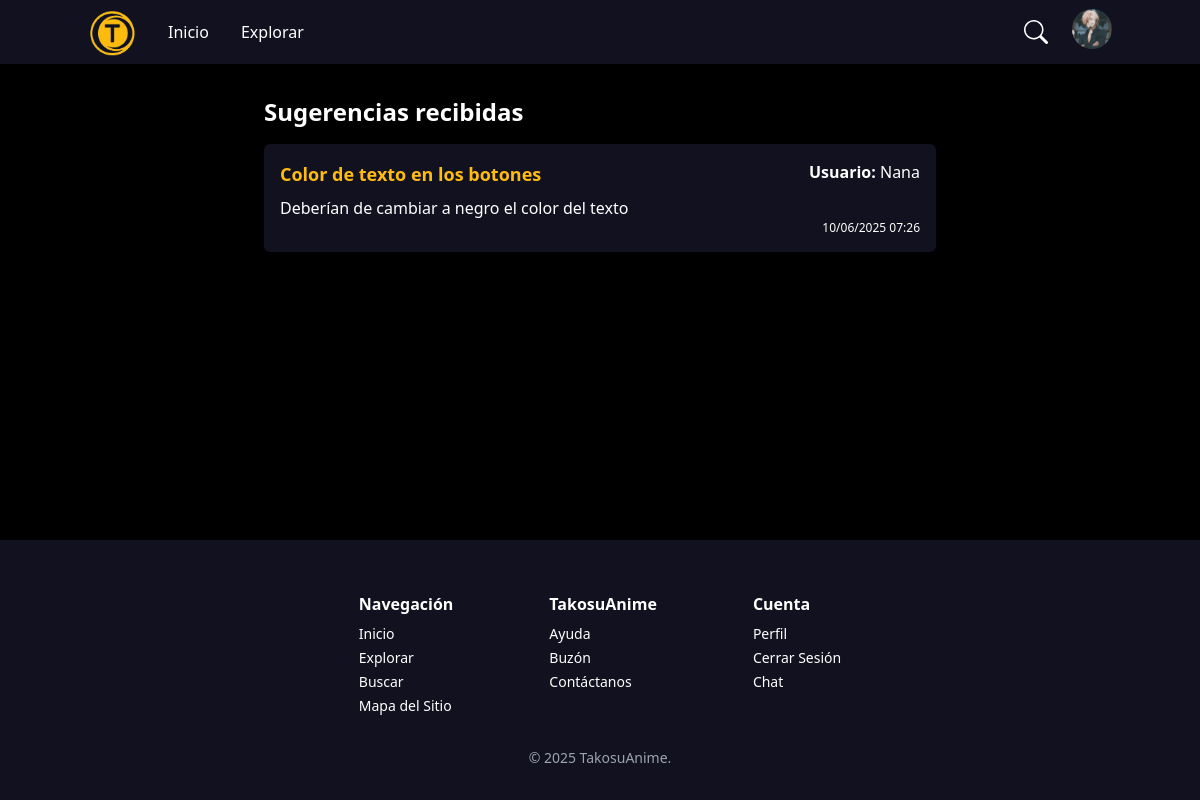
The page /suggestion/ (signed in) on the database its author committed.
### main/models.py (models this page shows, shortened)
class User(AbstractUser):
    icon = models.ImageField(upload_to=user_icon, default="users/default.png", blank=True)
    favorite_animes = models.ManyToManyField('Anime', related_name='favorited_by', blank=True)

class Suggestion(models.Model):
    user = models.ForeignKey(settings.AUTH_USER_MODEL, on_delete=models.SET_NULL, null=True, blank=True)
    subject = models.CharField(max_length=150)
    message = models.TextField()
    created_at = models.DateTimeField(auto_now_add=True)

### main/views.py (the view, shortened to what this page needs)
# urls.py: path('suggestion/', SuggestionView.as_view(), name='suggestion'),
class SuggestionView(LoginRequiredMixin, FormView):
    template_name = 'suggestion.html'
    form_class = SuggestionForm
    success_url = reverse_lazy('suggestion')
    def get_context_data(self, **kwargs):
        context = super().get_context_data(**kwargs)
        if self.request.user.is_superuser:
            context['suggestions'] = Suggestion.objects.select_related('user').order_by('-created_at')
        return context

### main/templates/suggestion.html (shortened to what this page needs)
{% extends "base.html" %}
{% load form_filters %}
{% block content %}
    {% if user.is_superuser %}
        <div class="max-w-2xl mx-auto">
            <h2 class="text-white text-2xl font-bold mb-4">Sugerencias recibidas</h2>
            {% if suggestions %}
                <ul class="space-y-4">
                    {% for suggestion in suggestions %}
                        <li class="[background-color:#11111F] p-4 rounded-md text-white">
                            <div class="flex justify-between items-start">
                                <strong class="text-lg [color:#FFBC0E]">{{ suggestion.subject }}</strong>
                                <span><strong>Usuario:</strong> {{ suggestion.user.username }}</span>
                            </div>
                            <p class="mt-2">{{ suggestion.message }}</p>
                            <div class="flex justify-end">
                                <p class="text-xs">{{ suggestion.created_at|date:"d/m/Y H:i" }}</p>
                            </div>
                        </li>
                    {% endfor %}
                </ul>
            {% else %}
                <p class="text-white">No hay sugerencias.</p>
            {% endif %}
        </div>
    {% endif %}
{% endblock %}

### main/templates/base.html (shortened to what this page needs)
<!DOCTYPE html>
<html lang="en">
<head>
    {% load static %}
    <script src="https://cdn.tailwindcss.com"></script>
    <link rel="stylesheet" href="{% static 'css/style.css' %}">
</head>
<body  class="bg-black min-h-screen flex flex-col">
    <header style="background-color: #11111F;" class="text-white py-2 h-16">
        <div class="container mx-auto flex justify-between items-center">
            <div class="flex items-center space-x-8">
                <div class="flex items-end space-x-2">
                    <img src="{% static 'images/logo.png' %}" alt="TakosuAnime" class="h-12">
                </div>
                <a href="{% url 'anime_list' %}" class="text-white hover:text-yellow-400">Inicio</a>
                <div class="relative">
                    <a href="#">Explorar</a>
                </div>
            </div>
            <div class="flex items-center space-x-4">
                <div class="flex items-center relative">
                    <a href="{% url 'search' %}" class="text-white h-10 w-10 flex items-center justify-center  hover:text-yellow-400">
                        <svg xmlns="http://www.w3.org/2000/svg" width="24" height="24" fill="currentColor" class="bi bi-search" viewBox="0 0 16 16">
                            <path d="M11.742 10.344a6.5 6.5 0 1 0-1.397 1.398h-.001q.044.06.098.115l3.85 3.85a1 1 0 0 0 1.415-1.414l-3.85-3.85a1 1 0 0 0-.115-.1zM12 6.5a5.5 5.5 0 1 1-11 0 5.5 5.5 0 0 1 11 0"/>
                        </svg>
                    </a>
                </div>
                <div class="relative">
                    {% if request.user.is_authenticated %}
                        <button id="profileMenuButton" class="inline-block focus:outline-none">
                            <img src="{{ user.icon.url }}" alt="{{ user.username }}" class="w-10 h-10 rounded-full object-cover" />
                        </button>
                    {% else %}
                        <a href="{% url 'login' %}" class="text-white py-2 px-4 rounded-md hover:text-yellow-500">Iniciar Sesión</a>
                        |
                        <a href="{% url 'signup' %}" class="text-white py-2 px-4 rounded-md hover:text-yellow-500">Registrarse</a>
                    {% endif %}
                </div>
            </div>
        </div>
    </header>
    <main class="container mx-auto py-8 flex-grow">
        {% block content %}
        {% endblock %}
    </main>
    <footer style="background-color: #11111F;" class="text-white py-8">
        <div class="container mx-auto flex flex-col md:flex-row md:gap-x-20 justify-center items-start text-sm pt-5">
            <div class="px-2">
                <span class="font-semibold text-base">Navegación</span>
                <div class="flex flex-col space-y-1 pt-2">
                    <a href="{% url 'anime_list' %}">Inicio</a>
                    <a href="{% url 'anime_list' %}">Explorar</a>
                    <a href="{%  url 'search' %}">Buscar</a>
                    <a href="{% url 'sitemap' %}">Mapa del Sitio</a>
                </div>
            </div>
            <div class="px-2">
                <span class="font-semibold text-base">TakosuAnime</span>
                <div class="flex flex-col pt-2 space-y-1">
                    <a href="{% url 'help' %}">Ayuda</a>
                    <a href="{% url 'suggestion' %}">Buzón</a>
                    <a href="{% url 'contact' %}">Contáctanos</a>
                </div>
            </div>
            <div class="px-2">
                <span class="font-semibold text-base">Cuenta</span>
                <div class="flex flex-col pt-2 space-y-1">
                {% if request.user.is_authenticated %}
                    <a href="{% url 'profile' user.id %}">Perfil</a>
                    <form action="{% url 'logout' %}" method="post" class="block">
                        <button type="submit" class="hover:[color:#FFBC0E]">
                            Cerrar Sesión
                        </button>
                    </form>
                {% else %}
                    <a href="{% url 'login' %}">Iniciar Sesión</a>
                    <a href="{% url 'signup' %}">Registrarse</a>
                {% endif%}
                    <a href="{% url 'home_redirect' %}">Chat</a>
                </div>
            </div>
        </div>
        <div class="text-sm text-gray-400 text-center pt-8" >
            © 2025 TakosuAnime.
        </div>
    </footer>
</body>
</html>

### static/css/style.css (style rules this page uses)
a { color: white ; }

### rows shown on the page
User: icon (picture)
Suggestion: subject "Color de texto en los botones", user.username "Nana", message "Deberían de cambiar a negro el color del texto", created_at "10/06/2025 07:26"
